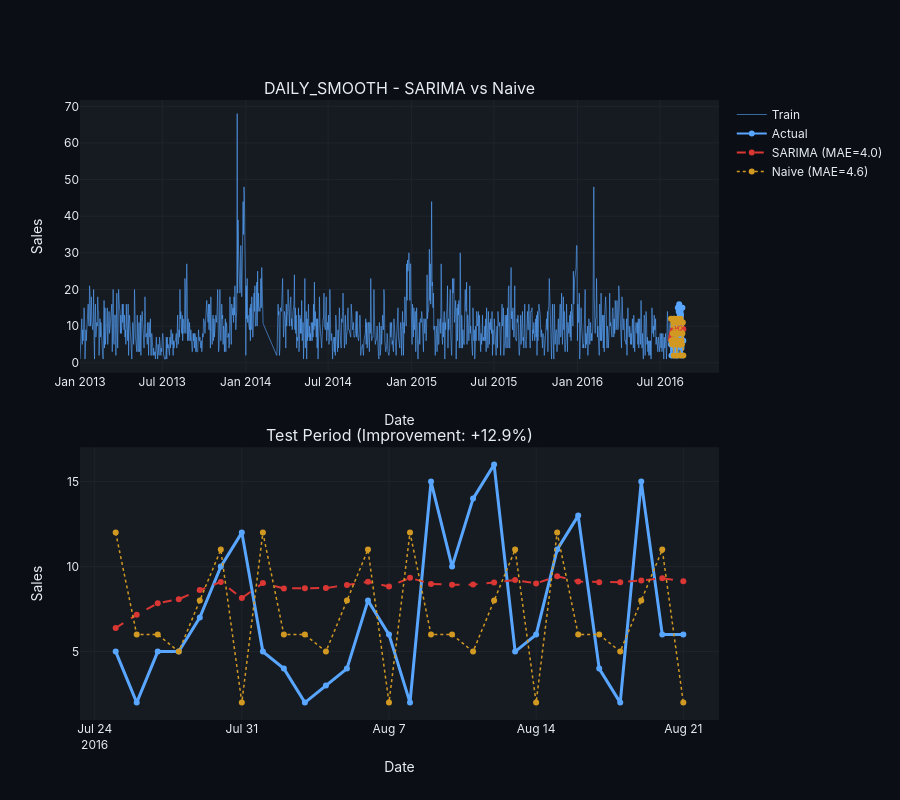

The cell this chart's notebook holds for it:
### Code cell
result_daily_smooth = run_baseline_plotly(
    df=daily_smooth_clean,
    pattern="daily_smooth",
    store=ITEMS_TO_MODEL["daily_smooth"]["store"],
    item=ITEMS_TO_MODEL["daily_smooth"]["item"],
    freq="D",
    season_length=7,
    test_weeks=TEST_WEEKS_DAILY,
    model_type="sarima",
)
